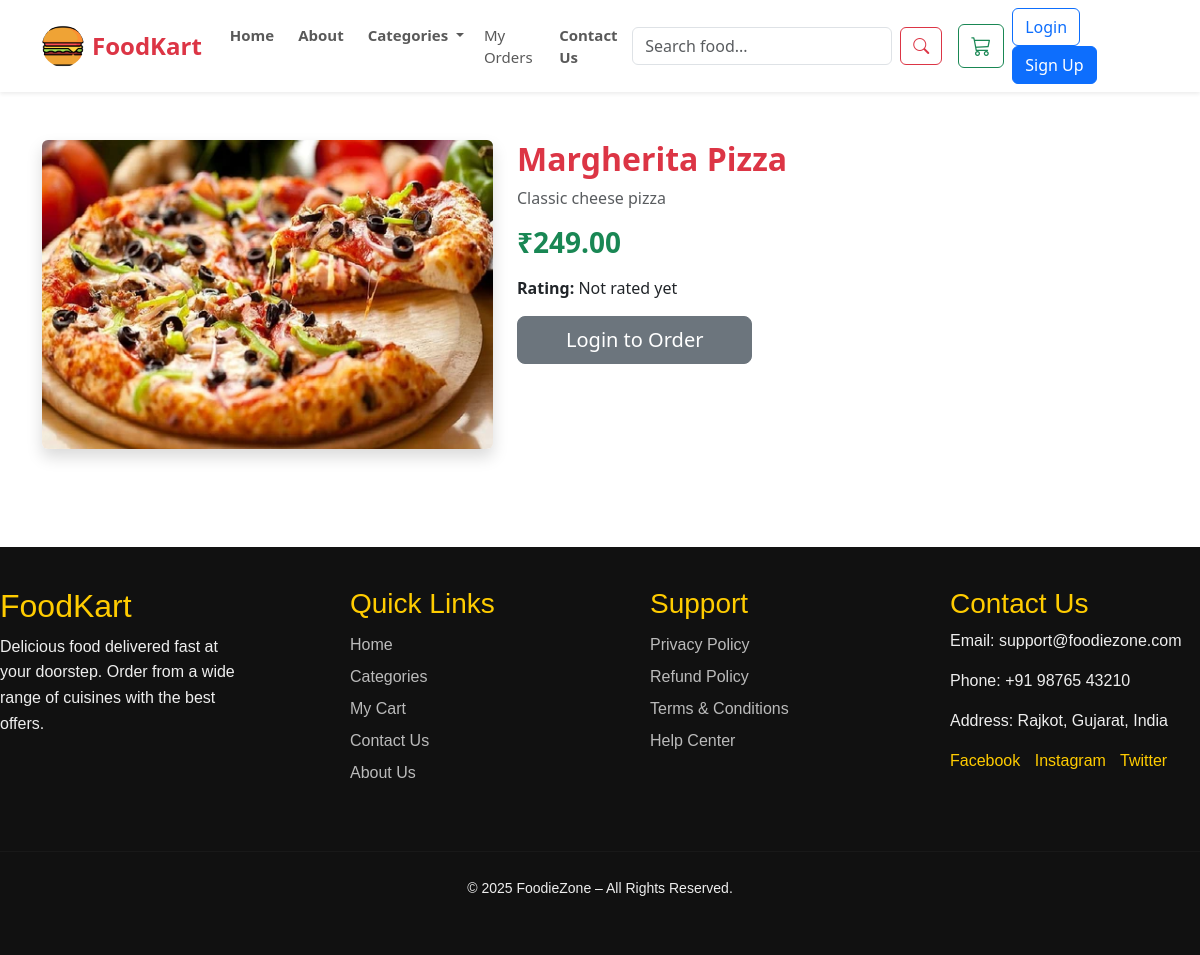
/public/food.php?id=1, run on an earlier commit of the app's database.
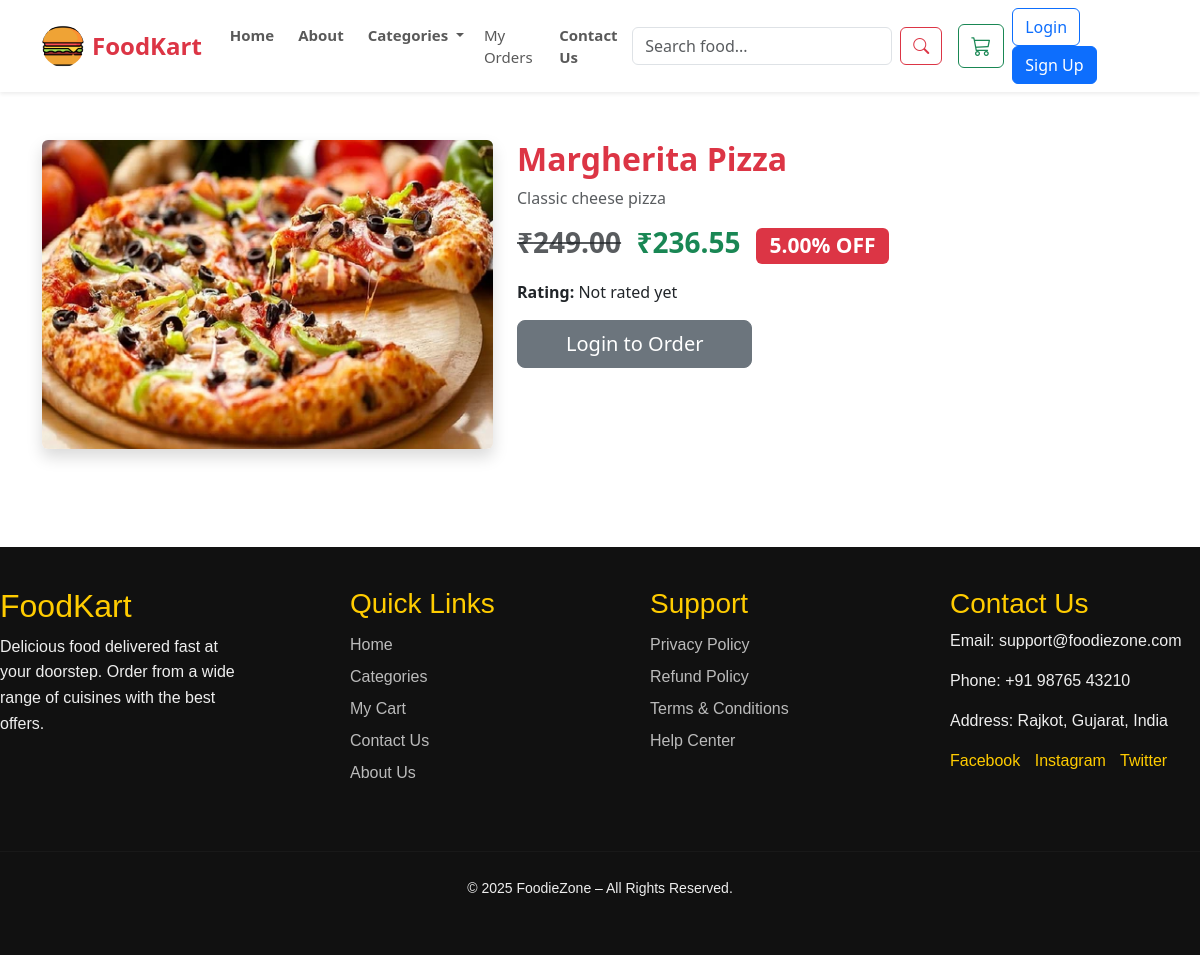
And on a later commit of the database.
### tables this page shows
CREATE TABLE `food_items` (
  `id` int(11) NOT NULL,
  `category_id` int(11) DEFAULT NULL,
  `name` varchar(100) DEFAULT NULL,
  `description` text DEFAULT NULL,
  `price` decimal(10,2) DEFAULT NULL,
  `image` varchar(255) DEFAULT NULL,
  `available` tinyint(1) DEFAULT 1,
  `discount_percent` decimal(5,2) NOT NULL DEFAULT 0.00,
  `discount_active` tinyint(1) NOT NULL DEFAULT 0
);

### public/food.php (the view, shortened to what this page needs)
<?php
include('layout.php');
$food_id = intval($_GET['id']);
$food = $conn->query("SELECT * FROM food_items WHERE id=$food_id")->fetch_assoc();
?>
<div class="row py-4">
    <div class="col-md-5">
        <img src="/food_order_system/uploads/<?php echo $food['image']; ?>"
            class="img-fluid rounded shadow">
    </div>
    <div class="col-md-7">
        <h2 class="fw-bold text-danger"><?php echo $food['name']; ?></h2>
        <p class="text-muted mt-2"><?php echo $food['description']; ?></p>
        <?php
        $price = floatval($food['price']);
        $discounted_price = $price;
        if (isset($food['discount_active']) && $food['discount_active'] == 1 && isset($food['discount_percent']) && $food['discount_percent'] > 0) {
            $discounted_price = round($price * (1 - floatval($food['discount_percent']) / 100), 2);
        }
        $rating_q = $conn->query("SELECT AVG(rating) AS avg_rating, COUNT(*) AS cnt FROM ratings WHERE food_id=$food_id");
        $rating_data = $rating_q ? $rating_q->fetch_assoc() : ['avg_rating' => 0, 'cnt' => 0];
        $avg_rating = round(floatval($rating_data['avg_rating']), 1);
        $rating_count = intval($rating_data['cnt']);
        $user_rating = null;
        ?>
        <h3 class="text-success fw-bold my-3">
            <?php if ($discounted_price < $price): ?>
                <span class="text-decoration-line-through text-muted">₹<?php echo number_format($price, 2); ?></span>
                <span class="ms-2">₹<?php echo number_format($discounted_price, 2); ?></span>
                <small class="badge bg-danger ms-2"><?php echo htmlspecialchars($food['discount_percent']); ?>% OFF</small>
            <?php else: ?>
                ₹<?php echo number_format($price, 2); ?>
            <?php endif; ?>
        </h3>
        <p>
            <strong>Rating:</strong>
            <?php if ($rating_count > 0): ?>
                <?php echo $avg_rating; ?> / 5 (<?php echo $rating_count; ?> reviews)
            <?php else: ?>
                Not rated yet
            <?php endif; ?>
        </p>
        <?php if (isset($_SESSION['user_id'])): ?>
            <?php if ($user_rating): ?>
                <div class="card mb-3">
                    <div class="card-body">
                        <h6 class="card-title">Your Rating: <?php echo intval($user_rating['rating']); ?> / 5</h6>
                        <?php if (!empty($user_rating['review'])): ?>
                            <p class="card-text small text-muted"><?php echo nl2br(htmlspecialchars($user_rating['review'])); ?></p>
                        <?php endif; ?>
                        <a href="rate.php?id=<?php echo $food['id']; ?>" class="btn btn-sm btn-outline-primary">Edit Your Rating</a>
                    </div>
                </div>
            <?php else: ?>
                <div class="mb-2"><a href="rate.php?id=<?php echo $food['id']; ?>" class="btn btn-sm btn-outline-success">Add Your Rating</a></div>
            <?php endif; ?>
            <a href="cart.php?action=add&id=<?php echo $food['id']; ?>"
                class="btn btn-danger btn-lg px-5">
                <i class="bi bi-cart-plus"></i> Add to Cart
            </a>
        <?php else: ?>
            <a href="login.php?msg=Please login to order"
                class="btn btn-secondary btn-lg px-5">
                Login to Order
            </a>
        <?php endif; ?>
    </div>
</div>

What changed in the data, as far as the page shows it:
changed food_items "Margherita Pizza": discounted_price (not shown) → "236.55"; discount_percent (not shown) → "5.00"
Also different on the page:
text now shown: "% OFF"
